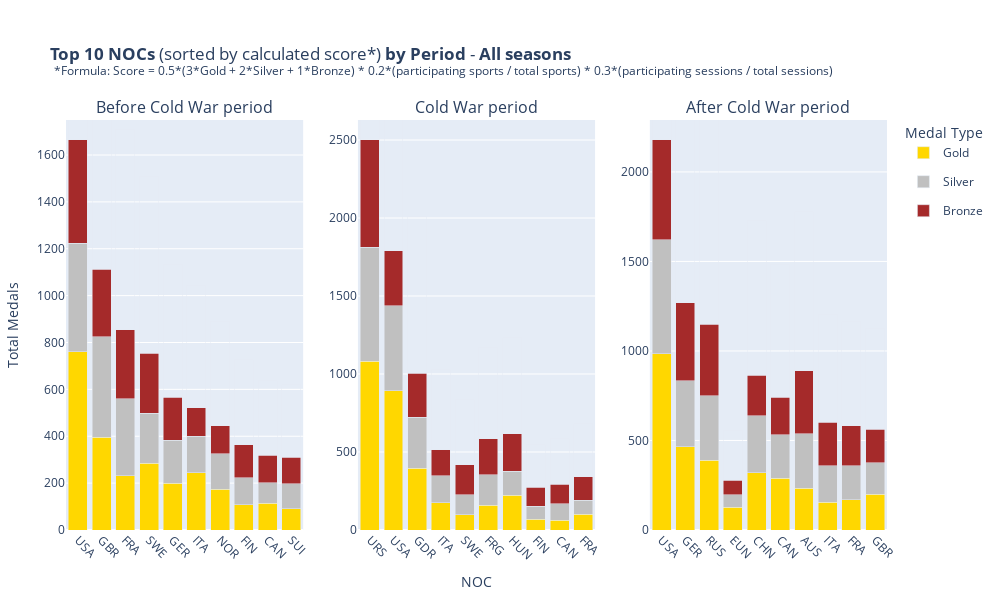

The code cell stored with this chart in its notebook:
### Markdown cell above
#### Data 'All seasons'

### Code cell
# data
pre_cold_war_opa = calculate_and_process_opa(pre_cold_war_df)
cold_war_opa = calculate_and_process_opa(cold_war_df)
post_cold_war_opa = calculate_and_process_opa(post_cold_war_df)
# display
plot_top_nocs_medals_by_period(pre_cold_war_opa, cold_war_opa, post_cold_war_opa, season='All seasons')

### Figure 1 — Plotly figure (JSON) as saved in the notebook; plotly's stock layout.template omitted (floating-point values rounded to 4 significant figures)
{"data": [{"hovertemplate": "", "legendgroup": "Gold", "marker": {"color": "gold"}, "name": "Gold", "showlegend": true, "type": "bar", "x": ["USA", "GBR", "FRA", "SWE", "GER", "ITA", "NOR", "FIN", "CAN", "SUI"], "xaxis": "x", "y": [760, 396, 232, 285, 200, 244, 173, 107, 114, 90], "yaxis": "y"}, {"hovertemplate": "", "legendgroup": "Silver", "marker": {"color": "silver"}, "name": "Silver", "showlegend": true, "type": "bar", "x": ["USA", "GBR", "FRA", "SWE", "GER", "ITA", "NOR", "FIN", "CAN", "SUI"], "xaxis": "x", "y": [463, 429, 329, 214, 184, 157, 152, 117, 88, 108], "yaxis": "y"}, {"hovertemplate": "", "legendgroup": "Bronze", "marker": {"color": "brown"}, "name": "Bronze", "showlegend": true, "type": "bar", "x": ["USA", "GBR", "FRA", "SWE", "GER", "ITA", "NOR", "FIN", "CAN", "SUI"], "xaxis": "x", "y": [443, 287, 294, 256, 183, 121, 120, 139, 116, 112], "yaxis": "y"}, {"customdata": [[760.0, 463.0, 443.0, 100.0], [396.0, 429.0, 287.0, 80.24], [232.0, 329.0, 294.0, 68.34], [285.0, 214.0, 256.0, 66.22], [200.0, 184.0, 183.0, 60.29], [244.0, 157.0, 121.0, 56.19], [173.0, 152.0, 120.0, 53.06], [107.0, 117.0, 139.0, 43.83], [114.0, 88.0, 116.0, 43.71], [90.0, 108.0, 112.0, 43.6]], "hovertemplate": "<b>Score vs Top1: %{customdata[3]:.0f}%</b><extra></extra>", "marker": {"color": "rgba(0, 0, 0, 0)"}, "name": "Total Medals Hover", "showlegend": false, "type": "bar", "x": ["USA", "GBR", "FRA", "SWE", "GER", "ITA", "NOR", "FIN", "CAN", "SUI"], "xaxis": "x", "y": [1666, 1112, 855, 755, 567, 522, 445, 363, 318, 310], "yaxis": "y"}, {"hovertemplate": "", "legendgroup": "Gold", "marker": {"color": "gold"}, "name": "Gold", "showlegend": false, "type": "bar", "x": ["URS", "USA", "GDR", "ITA", "SWE", "FRG", "HUN", "FIN", "CAN", "FRA"], "xaxis": "x2", "y": [1082, 894, 397, 176, 99, 159, 222, 68, 61, 100], "yaxis": "y2"}, {"hovertemplate": "", "legendgroup": "Silver", "marker": {"color": "silver"}, "name": "Silver", "showlegend": false, "type": "bar", "x": ["URS", "USA", "GDR", "ITA", "SWE", "FRG", "HUN", "FIN", "CAN", "FRA"], "xaxis": "x2", "y": [732, 542, 327, 171, 127, 194, 156, 85, 106, 92], "yaxis": "y2"}, {"hovertemplate": "", "legendgroup": "Bronze", "marker": {"color": "brown"}, "name": "Bronze", "showlegend": false, "type": "bar", "x": ["URS", "USA", "GDR", "ITA", "SWE", "FRG", "HUN", "FIN", "CAN", "FRA"], "xaxis": "x2", "y": [689, 354, 281, 166, 191, 233, 238, 120, 125, 148], "yaxis": "y2"}, {"customdata": [[1082.0, 732.0, 689.0, 95.5], [894.0, 542.0, 354.0, 76.85], [397.0, 327.0, 281.0, 63.17], [176.0, 171.0, 166.0, 46.97], [99.0, 127.0, 191.0, 45.62], [159.0, 194.0, 233.0, 43.89], [222.0, 156.0, 238.0, 43.55], [68.0, 85.0, 120.0, 39.41], [61.0, 106.0, 125.0, 39.1], [100.0, 92.0, 148.0, 38.63]], "hovertemplate": "<b>Score vs Top1: %{customdata[3]:.0f}%</b><extra></extra>", "marker": {"color": "rgba(0, 0, 0, 0)"}, "name": "Total Medals Hover", "showlegend": false, "type": "bar", "x": ["URS", "USA", "GDR", "ITA", "SWE", "FRG", "HUN", "FIN", "CAN", "FRA"], "xaxis": "x2", "y": [2503, 1790, 1005, 513, 417, 586, 616, 273, 292, 340], "yaxis": "y2"}, {"hovertemplate": "", "legendgroup": "Gold", "marker": {"color": "gold"}, "name": "Gold", "showlegend": false, "type": "bar", "x": ["USA", "GER", "RUS", "EUN", "CHN", "CAN", "AUS", "ITA", "FRA", "GBR"], "xaxis": "x3", "y": [984, 464, 389, 127, 320, 288, 232, 155, 169, 199], "yaxis": "y3"}, {"hovertemplate": "", "legendgroup": "Silver", "marker": {"color": "silver"}, "name": "Silver", "showlegend": false, "type": "bar", "x": ["USA", "GER", "RUS", "EUN", "CHN", "CAN", "AUS", "ITA", "FRA", "GBR"], "xaxis": "x3", "y": [636, 369, 360, 71, 318, 244, 305, 203, 189, 178], "yaxis": "y3"}, {"hovertemplate": "", "legendgroup": "Bronze", "marker": {"color": "brown"}, "name": "Bronze", "showlegend": false, "type": "bar", "x": ["USA", "GER", "RUS", "EUN", "CHN", "CAN", "AUS", "ITA", "FRA", "GBR"], "xaxis": "x3", "y": [561, 435, 399, 81, 225, 210, 352, 244, 224, 187], "yaxis": "y3"}, {"customdata": [[984.0, 636.0, 561.0, 99.79], [464.0, 369.0, 435.0, 74.52], [389.0, 360.0, 399.0, 70.38], [127.0, 71.0, 81.0, 66.47], [320.0, 318.0, 225.0, 61.68], [288.0, 244.0, 210.0, 60.23], [232.0, 305.0, 352.0, 54.72], [155.0, 203.0, 244.0, 53.94], [169.0, 189.0, 224.0, 53.84], [199.0, 178.0, 187.0, 48.52]], "hovertemplate": "<b>Score vs Top1: %{customdata[3]:.0f}%</b><extra></extra>", "marker": {"color": "rgba(0, 0, 0, 0)"}, "name": "Total Medals Hover", "showlegend": false, "type": "bar", "x": ["USA", "GER", "RUS", "EUN", "CHN", "CAN", "AUS", "ITA", "FRA", "GBR"], "xaxis": "x3", "y": [2181, 1268, 1148, 279, 863, 742, 889, 602, 582, 564], "yaxis": "y3"}], "layout": {"annotations": [{"font": {"size": 16}, "showarrow": false, "text": "Before Cold War period", "x": 0.1444, "xanchor": "center", "xref": "paper", "y": 1, "yanchor": "bottom", "yref": "paper"}, {"font": {"size": 16}, "showarrow": false, "text": "Cold War period", "x": 0.5, "xanchor": "center", "xref": "paper", "y": 1, "yanchor": "bottom", "yref": "paper"}, {"font": {"size": 16}, "showarrow": false, "text": "After Cold War period", "x": 0.8556, "xanchor": "center", "xref": "paper", "y": 1, "yanchor": "bottom", "yref": "paper"}], "barmode": "stack", "height": 600, "hovermode": "x unified", "legend": {"title": {"text": "Medal Type"}}, "margin": {"b": 50, "l": 40, "r": 40, "t": 120}, "title": {"text": "<b>Top 10 NOCs</b> (sorted by calculated score*) <b>by Period</b> - <b>All seasons</b><br>\n<sup>*Formula: Score = 0.5*(3*Gold + 2*Silver + 1*Bronze) *\n0.2*(participating sports / total sports) *\n0.3*(participating sessions / total sessions)</sup>"}, "width": 1000, "xaxis": {"anchor": "y", "domain": [0, 0.2889], "tickangle": 45}, "xaxis2": {"anchor": "y2", "domain": [0.3556, 0.6444], "tickangle": 45, "title": {"text": "NOC"}}, "xaxis3": {"anchor": "y3", "domain": [0.7111, 1], "tickangle": 45}, "yaxis": {"anchor": "x", "domain": [0, 1], "range": [0, 1749.0], "rangemode": "nonnegative", "title": {"text": "Total Medals"}}, "yaxis2": {"anchor": "x2", "domain": [0, 1], "range": [0, 2628.0], "rangemode": "nonnegative"}, "yaxis3": {"anchor": "x3", "domain": [0, 1], "range": [0, 2290.0], "rangemode": "nonnegative"}}}
